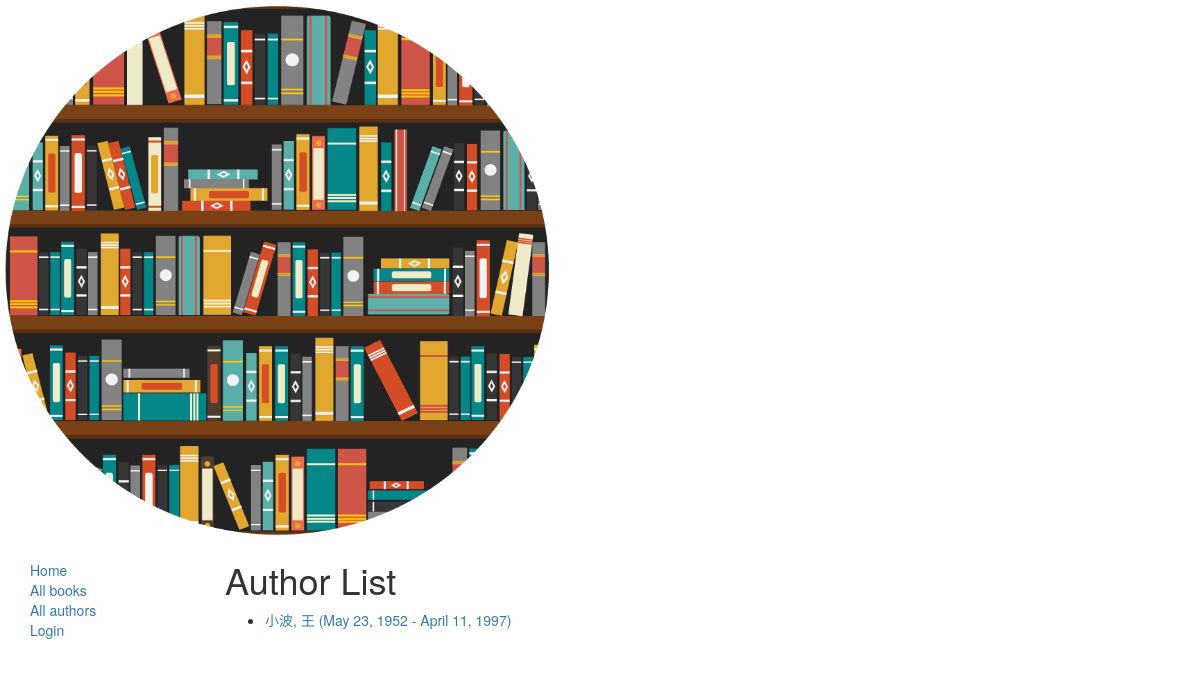
The app's page /catalog/authors/, older data.
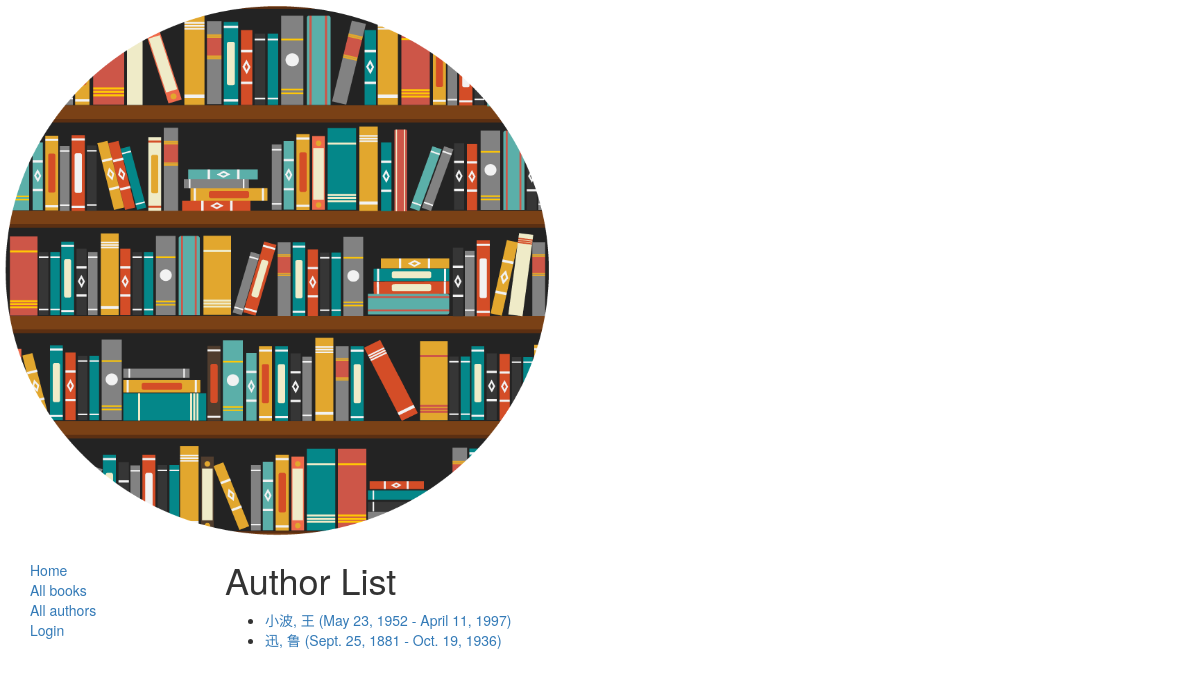
The same page, newer data.
### catalog/models.py (models this page shows)
class Author(models.Model):
    first_name = models.CharField(max_length=100)
    last_name = models.CharField(max_length=100)
    date_of_birth = models.DateField(null=True, blank=True)
    date_of_death = models.DateField('Died', null=True, blank=True)
    def get_absolute_url(self):
        return reverse('author-detail', args=[str(self.id)])
    def __str__(self):
        return '%s, %s' % (self.last_name, self.first_name)

### catalog/views.py (the view)
# urls.py: path('authors/', views.AuthorListView.as_view(), name='authors'),
class AuthorListView(generic.ListView):
    model = Author
    paginate_by = 10

### catalog/templates/catalog/author_list.html
{% extends "base_generic.html" %}
{% block content %}
<h1>Author List</h1>
{% if author_list %}
  <ul>
  {% for author in author_list %}
    <li>
      <a href="{{ author.get_absolute_url }}">
      {{ author }} ({{author.date_of_birth}} - {% if author.date_of_death %}{{author.date_of_death}}{% endif %})
      </a>
    </li>
  {% endfor %}
 </ul>
{% else %}
  <p>There are no authors available.</p>
{% endif %}
{% endblock %}

Row changes from the older to the newer data that the page shows:
added Author: last_name+first_name "迅, 鲁", date_of_birth "Sept. 25, 1881", date_of_death "Oct. 19, 1936"
